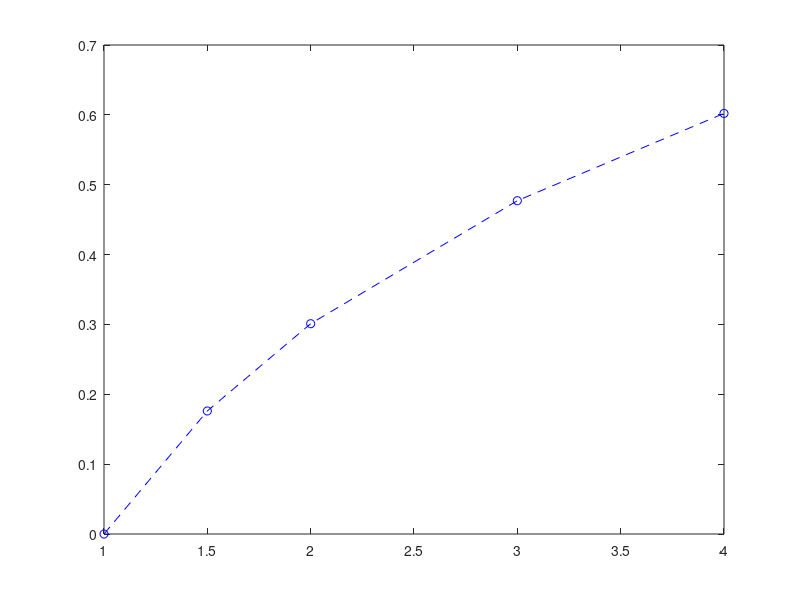

Here is the MATLAB script that generated this plot: (Note: this script raises an error after producing the figure.)
function ExTwo
x = [1 1.5 2 3 4];
f = [0 0.17609 0.30103 0.47712 0.60206];

% Plot initial data
plot(x, f, 'b--o')
hold on

% Compute the approximations
res = newtonInterpolation(x, f, 2.5)
plot(2.5, res, 'c*')
hold on


% Plot interppolation data
X = -1:0.1:6;
for i = X
    j = i;
    Y = newtonInterpolation(x, f, j);

    plot(j, Y, 'c*')
    hold on
end

end

